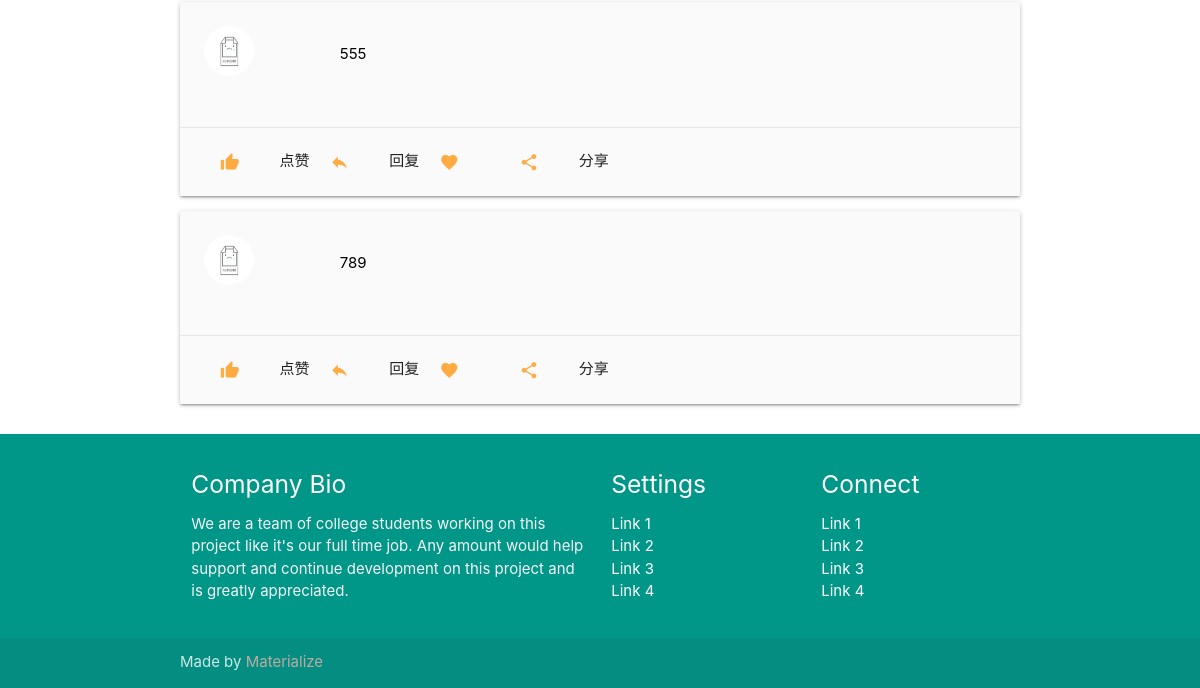
Before: /articles/tesla-will-charge-for-premium-internet-on-new-cars-starting-july-1st/ (lower part) with the older database file.
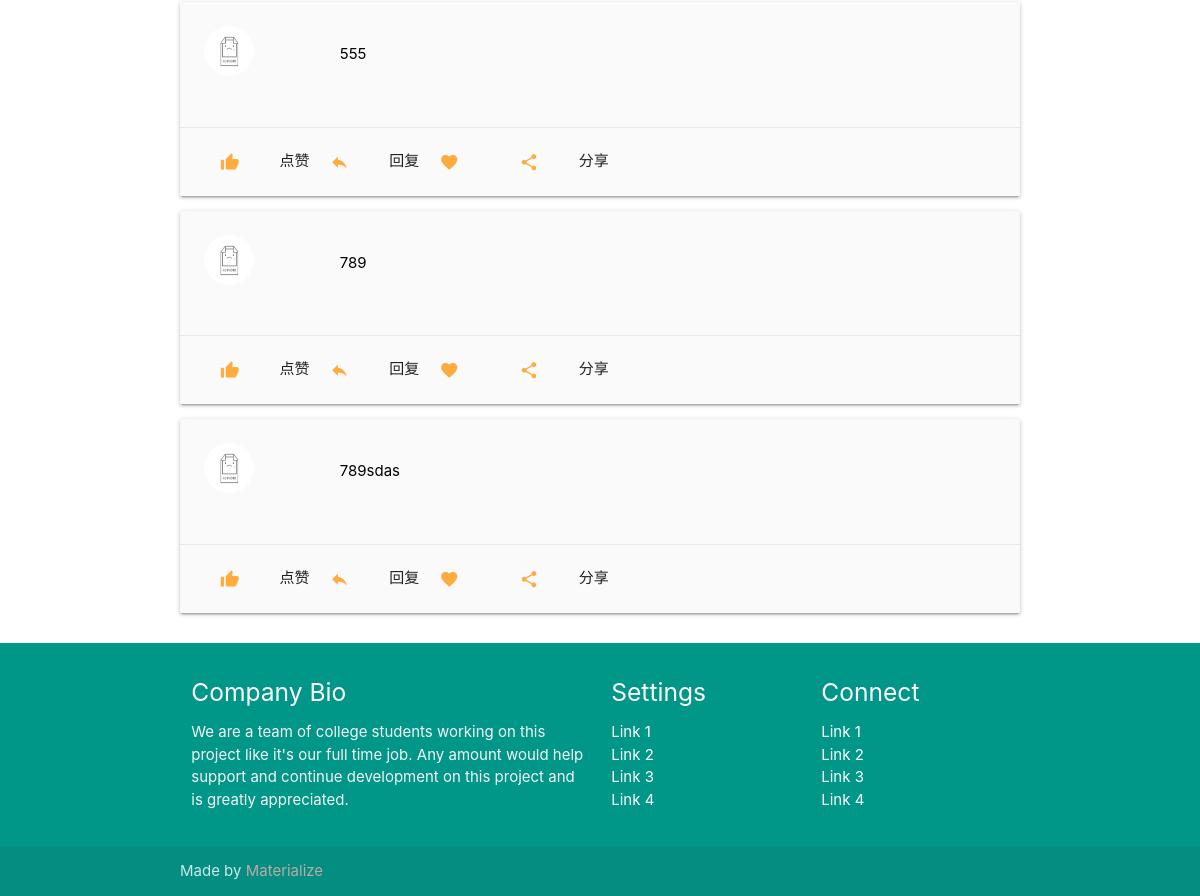
After: the same page with the newer database file.
### article/models.py (models this page shows, shortened)
class Comments(models.Model):
    profile = models.ForeignKey(BaseProfile, on_delete=models.CASCADE)
    article = models.ForeignKey(Article, on_delete=models.CASCADE)
    comment = models.TextField()
    parent_comment = models.ForeignKey('Comments', on_delete=models.SET_NULL, null=True, blank=True)
    comment_time = models.DateTimeField('time last modified', auto_now=True)
    liked = models.IntegerField(default=0)
    is_removed = models.BooleanField(default=False)

### article/views/article_detail.py (the view)
# urls.py: path('articles/<slug:slug>/', ArticleDetailView.as_view(), name='article-detail'),
class ArticleDetailView(DetailView):
    model = Article
    template_name = 'article.html'
    def get_context_data(self, **kwargs):
        context = super().get_context_data(**kwargs)
        article = self.get_object()
        comments = article.comments_set.all().order_by('comment_time')
        context['comments'] = comments
        return context

### templates/article.html (shortened to what this page needs)
{% extends 'base.html' %}
{% load static %}
{% block page_css %}
    <link href="https://cdn.quilljs.com/1.3.6/quill.snow.css" rel="stylesheet">
    <link href="https://cdn.quilljs.com/1.3.6/quill.bubble.css" rel="stylesheet">
{% endblock %}
{% block page_content %}
    <div class="container">
        {% include 'comments.html' %}
    </div>
{% endblock %}

### templates/comments.html (shortened to what this page needs)
{% load static %}
{% load index %}
<div class="section" id="comments">
    {% for comment in comments %}
        <div class="comment col s12 m12" id="comment{{ comment.pk }}">
            <div class="card grey lighten-5 z-depth-1">
                <div class="card-content black-text">
                    <div class="row valign-wrapper">
                        <div class="col s2 m2">
                            <img src="{% static 'assets/img/img_placeholder.jpg' %}" alt=""
                                 class="circle responsive-img"
                                 style="height: 50px; width: 50px;">
                        </div>
                        <div class="col s10 m10">
                            {{ comment.comment | safe }}
                        </div>
                    </div>
                </div>
                <div class="card-action">
                    <a class="waves-effect waves-teal btn-flat"><i class="material-icons">thumb_up</i></a>点赞
                    <a class="waves-effect waves-teal btn-flat reply" name="reply"><i
                            class="material-icons">reply</i></a>回复
                    <a class="waves-effect waves-teal btn-flat"><i class="material-icons">favorite</i></a>
                    <a class="waves-effect waves-teal btn-flat"><i class="material-icons">share</i></a>分享
                </div>
            </div>
        </div>
    {% endfor %}
</div>

Changed rows visible on the page:
added Comments: comment "789sdas"
